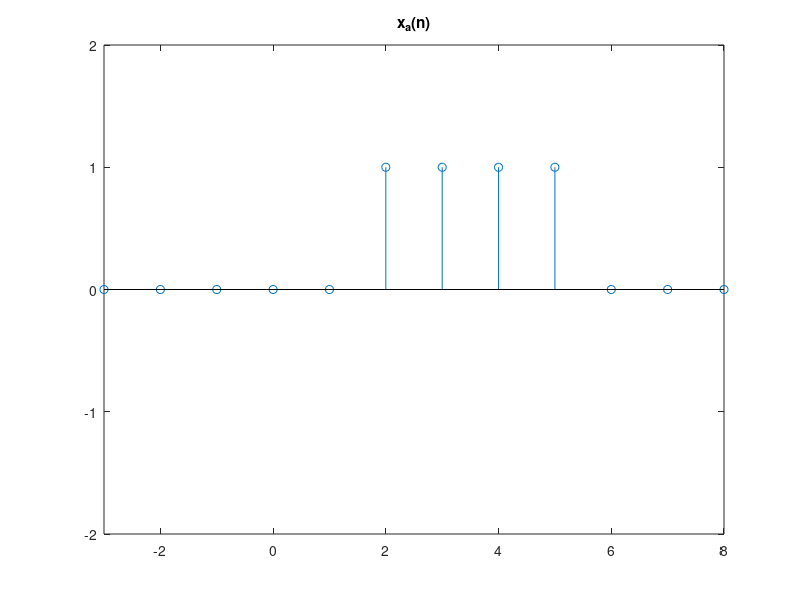
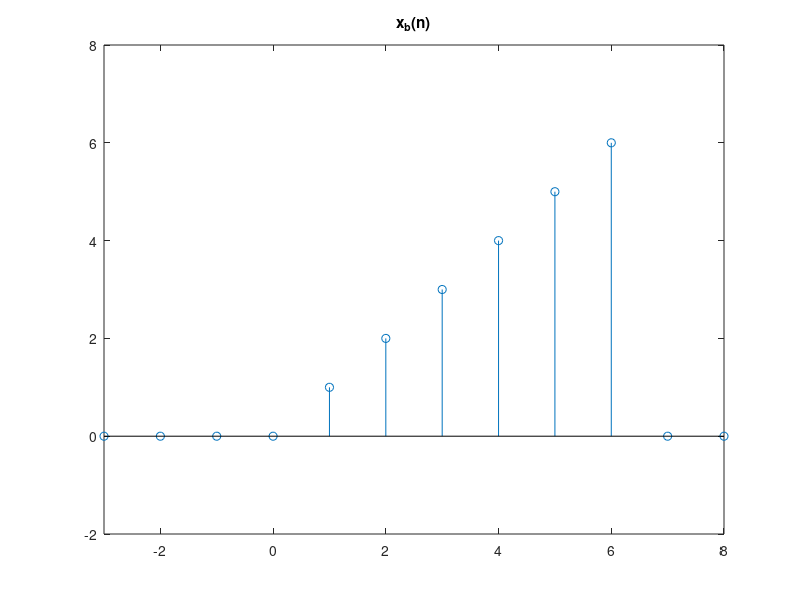
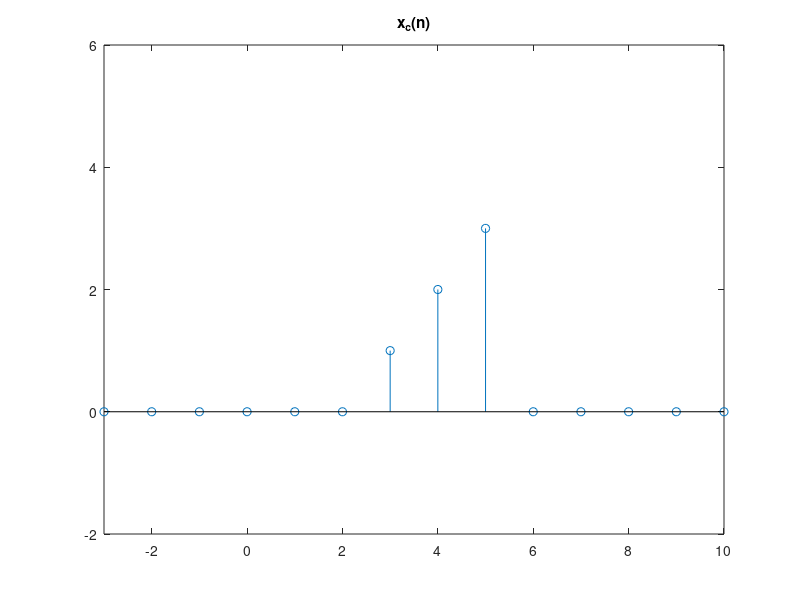
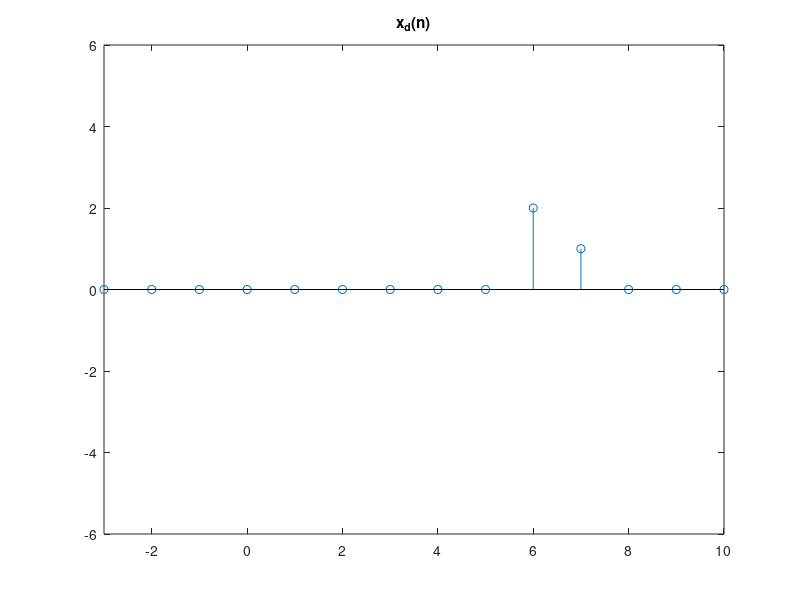

Source code (MATLAB) for these figures, in order:
clear all; close all; clc;

# criando sinal
u=@(n) n>=0;

xa=@(n) u(n-2)-u(n-6);
xb=@(n) n.*(u(n)-u(n-7));
xc=@(n) (n-2).*(u(n-2)-u(n-6));
xd=@(n) (-n+8).*(u(n-6)-u(n-9));
xe=@(n) (n-2).*(u(n-2)-u(n-6))+(-n+8).*(u(n-6)-u(n-9));

n=-10:20;

# a
figure(9)
stem(n, xa(n))
axis([-3 8 -2 2])
title('x_a(n)');

# b
figure(10)
stem(n, xb(n))
axis([-3 8 -2 8])
title('x_b(n)');

# c
figure(11)
stem(n, xc(n))
axis([-3 10 -2 6])
title('x_c(n)');

# d
figure(12)
stem(n, xd(n))
axis([-3 10 -6 6])
title('x_d(n)');

# e
figure(13)
stem(n, xe(n))
axis([-3 10 -6 6])
title('x_e(n)');
